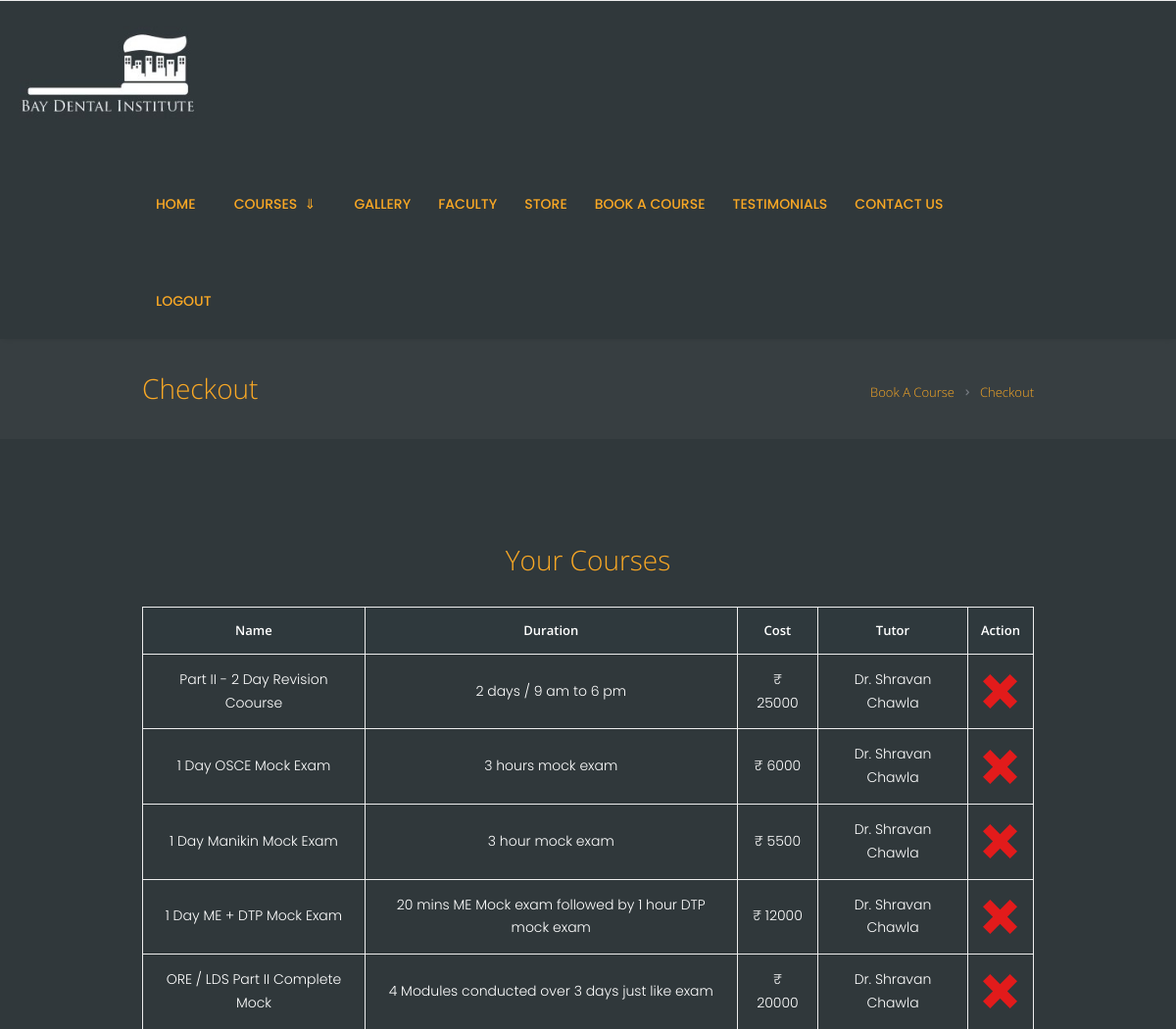
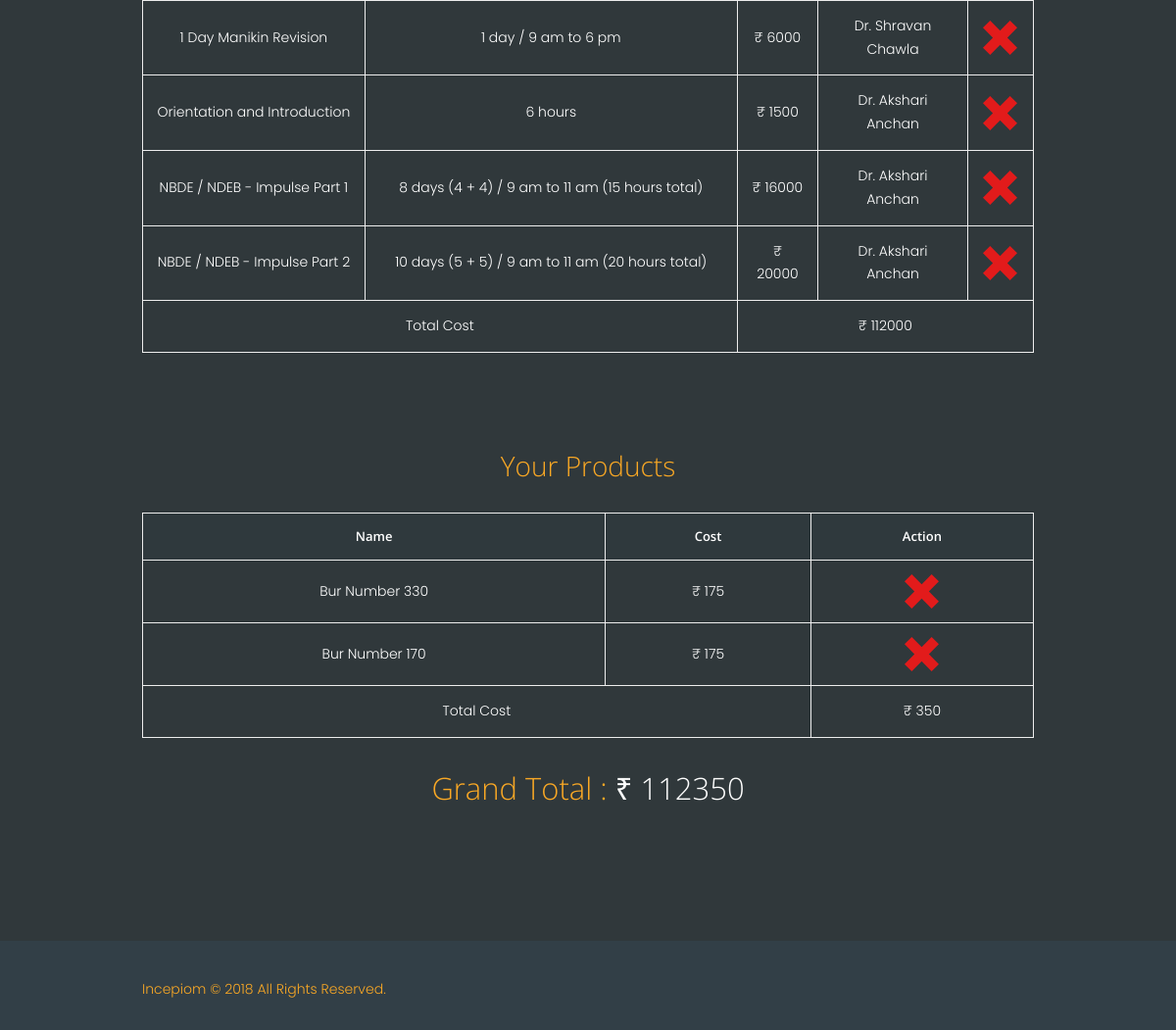
The app's page /checkout.php (signed in) with its own data (2 pictures, top to bottom).
### tables this page shows
CREATE TABLE `courses` (
  `course_id` int(11) NOT NULL,
  `course_name` varchar(264) NOT NULL,
  `course_duration` varchar(264) NOT NULL,
  `course_cost` varchar(10) NOT NULL,
  `tutor` varchar(128) NOT NULL,
  `main_course` varchar(64) NOT NULL
);

CREATE TABLE `store_products` (
  `id` int(11) NOT NULL,
  `product_name` varchar(256) NOT NULL,
  `product_price` int(11) NOT NULL
);

### checkout.php (the view, shortened to what this page needs)
<?php
    include "conn.php";
    $query = "SELECT courses.course_id, courses.course_name, courses.course_duration, courses.course_cost, courses.tutor FROM courses INNER JOIN cart ON courses.course_id = cart.course_id WHERE cart.username = '" . $_SESSION['username'] . "';";
    $result = mysqli_query($conn, $query);
	$grand_total = 0;
?>
<!DOCTYPE html>
<html lang="en-US" class="scheme_original">
<?php
    $is_subfolder = false;
?>
<head>
    <link rel='stylesheet' href='css/animations.css' type='text/css' media='all' />
    <link rel='stylesheet' href='css/fontello/css/fontello.css' type='text/css' media='all' />
    <link rel='stylesheet' href='css/style.css' type='text/css' media='all' />
    <link rel='stylesheet' href='css/core.animation.css' type='text/css' media='all' />
    <link rel='stylesheet' href='css/shortcodes.css' type='text/css' media='all' />
    <link rel='stylesheet' href='css/plugin.tribe-events.css' type='text/css' media='all' />
    <link rel='stylesheet' href='css/skin.css' type='text/css' media='all' />
    <link rel='stylesheet' href='css/custom-style.css' type='text/css' media='all' />
    <link rel='stylesheet' href='css/responsive.css' type='text/css' media='all' />
    <link rel='stylesheet' href='css/skin.responsive.css' type='text/css' media='all' />
    <link rel='stylesheet' href='js/vendor/mediaelement/mediaelementplayer.min.css' type='text/css' media='all' />
    <link rel='stylesheet' href='js/vendor/mediaelement/mediaelement.min.css' type='text/css' media='all' />
    <link rel='stylesheet' href='js/vendor/comp/comp.min.css' type='text/css' media='all' />
    <link rel='stylesheet' href='css/custom.css' type='text/css' media='all' />
    <link rel='stylesheet' href='css/core.messages.css' type='text/css' media='all' />
    <link rel='stylesheet' href='js/vendor/swiper/swiper.min.css' type='text/css' media='all' />
</head>
<body id="home" class="indexp home page body_style_wide body_filled article_style_stretch scheme_original top_panel_show top_panel_above sidebar_hide sidebar_outer_hide vc_responsive">
<div class="body_wrap">
    <div class="page_wrap">
        <header class="top_panel_wrap top_panel_style_2 scheme_original">
            <div class="top_panel_wrap_inner top_panel_inner_style_2 top_panel_position_above">
                <div class="top_panel_bottom">
                    <div class="logo alignleft" style="margin: 0" >
                        <img src="images/logo-1x.png" class="logo_main" alt="">
                    </div>
                    <?php include "desktop-header.php"; ?>
                </div>
            </div>
        </header>
        <div class="top_panel_title top_panel_style_2 title_present breadcrumbs_present scheme_original dark-background">
            <div class="top_panel_title_inner top_panel_inner_style_2 title_present_inner breadcrumbs_present_inner">
                <div class="content_wrap">
                    <h1 class="page_title">Checkout</h1>
                    <div class="breadcrumbs">
                        <a class="breadcrumbs_item home" href="book-a-course.php">Book A Course</a>
                        <span class="breadcrumbs_delimiter"></span>
                        <span class="breadcrumbs_item current">Checkout</span>
                    </div>
                </div>
            </div>
        </div>
        <div class="page_content_wrap page_paddings_yes dark-background">
            <div class="content_wrap">
                <div class="content">
                    <article class="post_item post_item_single page hentry">
                        <section class="post_content">
                        <div class="vc_row wpb_row vc_row-fluid">
                                <div class="wpb_column vc_column_container vc_col-sm-12">
                                    <div class="vc_column-inner scroll-bar">
                                        <div class="wpb_wrapper">
                                            <h4 class="sc_title sc_title_regular margin_top_null margin_bottom_small aligncenter">Your Courses</h4>
                                            <div class="sc_table">
                                            <?php
                                                if(mysqli_num_rows($result) > 0)    {
                                                    echo '<table>
                                                            <tbody>
                                                                <tr>
                                                                    <th>Name</th>
                                                                    <th>Duration</th>
                                                                    <th>Cost</th>
                                                                    <th>Tutor</th>
																	<th>Action</th>
                                                                </tr>';
                                                    $total_cost = 0;
                                                    while($row = mysqli_fetch_assoc($result))   {
                                                        echo '<tr id="1_' . $row['course_id'] . '" align="center">
                                                                <td>' . $row['course_name'] . '</td>
                                                                <td>' . $row['course_duration'] . '</td>
                                                                <td> &#x20b9; ' . $row['course_cost'] . '</td>
                                                                <td>' . $row['tutor'] . '</td>
																<td onclick="onDeleteClicked(\'1_' . $row['course_id'] . '\', ' . $row['course_cost'] . ')"><img height="35px" width="35px" src="images/delete.svg"/></td>
                                                            </tr>';
                                                        $total_cost += (int)$row['course_cost'];
                                                    }
													$grand_total += $total_cost;
                                                    echo '<tr align="center">
                                                            <td colspan="2">Total Cost</td>
                                                            <td colspan="3" id="total_cost_1">&#x20b9; ' . $total_cost . '</td>
                                                        </tr>
                                                        </tbody></table>';
                                                }
                                                else    {
                                                    echo '<h3 class="aligncenter">No items found in the cart.</h3>';
                                                }
                                                    ?>
                                                </div>
                                                <div class="vc_empty_space space_76p">
                                                </div>
                                            </div>
                                        </div>
                                    </div>
                                </div>
								<?php
									$query = "SELECT store_products.id , store_products.product_name, store_products.product_price FROM store_products INNER JOIN store_cart ON store_products.id = store_cart.product_id WHERE store_cart.username = '" . $_SESSION['username'] . "';";
									$result = mysqli_query($conn, $query);
								?>
                                <div class="vc_row wpb_row vc_row-fluid">
                              		<div class="wpb_column vc_column_container vc_col-sm-12">
                              			<div class="vc_column-inner scroll-bar">
                              				<div class="wpb_wrapper">
                              					<h4 class="sc_title sc_title_regular margin_top_null margin_bottom_small aligncenter">Your Products</h4>
												<div class="sc_table">
													<?php
		                                                if(mysqli_num_rows($result) > 0)    {
		                                                    echo '<table>
		                                                            <tbody>
		                                                                <tr>
		                                                                    <th>Name</th>
		                                                                    <th>Cost</th>
																			<th>Action</th>
		                                                                </tr>';
		                                                    $total_cost = 0;
		                                                    while($row = mysqli_fetch_assoc($result))   {
		                                                        echo '<tr id="2_' . $row['id'] . '" align="center">
		                                                                <td>' . $row['product_name'] . '</td>
		                                                                <td> &#x20b9; ' . $row['product_price'] . '</td>
																		<td onclick="onDeleteClicked(\'2_' . $row['id'] . '\', ' . $row['product_price'] . ')"><img height="35px" width="35px" src="images/delete.svg"/></td>
		                                                            </tr>';
		                                                        $total_cost += (int)$row['product_price'];
		                                                    }
															$grand_total += $total_cost;
		                                                    echo '<tr align="center">
		                                                            <td colspan="2">Total Cost</td>
		                                                            <td colspan="2" id="total_cost_2">&#x20b9; ' . $total_cost . '</td>
		                                                        </tr>
		                                                        </tbody></table>';
		                                                }
		                                                else    {
		                                                    echo '<h3 class="aligncenter">No items found in the cart.</h3>';
		                                                }
		                                                    ?>
												</div>
                              				</div>
                              			</div>
                              		</div>
                                </div>
								<h3 class="aligncenter">Grand Total : <span style="color: white" id="grand_total_cost">&#x20b9; <?= $grand_total ?></span></h3>
                        </section>
                    </article>
                </div>
            </div>
        </div>
        <div class="copyright_wrap copyright_style_socials scheme_light">
            <div class="copyright_wrap_inner">
                <div class="content_wrap_outer">
                    <div class="content_wrap">
                        <div class="copyright_text">Incepiom © 2018 All Rights Reserved.</div>
                    </div>
                </div>
            </div>
        </div>
    </div>
</div>
</body>
</html>

### desktop-header.php (shortened to what this page needs)
<div class="content_wrap clearfix">
    <nav class="menu_main_nav_area">
        <ul id="menu_main" class="menu_main_nav">
            <li class="menu-item" ><a href="<?php echo $is_subfolder ? '../' : ''; ?>index.php#home"><span>Home</span></a></li>
            <li class="menu-item menu-item-has-children"><a href="#"><span>Courses &nbsp;&#8659;</span></a>
            </li>
            <li class="menu-item"><a href="<?php echo $is_subfolder ? '../' : ''; ?>gallery.php">Gallery</a></li>
            <li class="menu-item"><a href="<?php echo $is_subfolder ? '../' : ''; ?>faculty.php">Faculty</a></li>
            <li class="menu-item"><a href="<?php echo $is_subfolder ? '../' : ''; ?>store.php">Store</a></li>
            <li class="menu-item"><a href="<?php echo $is_subfolder ? '../' : ''; ?>book-a-course.php">Book a course</a></li>
            <li class="menu-item"><a href="javascript:void(0)"><span>Testimonials</span></a></li>
            <li class="menu-item"><a href="<?php echo $is_subfolder ? '../' : ''; ?>index.php#contact-us"><span>Contact Us</span></a></li>
            <li class="menu-item"><a href="<?php echo $is_subfolder ? '../' : ''; ?><?php echo isset($_SESSION['username']) ? 'logout.php' : 'login.php'; ?>"><?php echo isset($_SESSION['username']) ? "Logout" : "Login"; ?></a></li>
        </ul>
    </nav>
</div>

### css/skin.responsive.css (style rules this page uses)
@media (min-width: 1136px) and (max-width: 1279px) { html, body { font-size: 14px; } }

### records on screen
courses: course_name "Part II - 2 Day Revision Coourse", course_duration "2 days / 9 am to 6 pm", course_cost "25000", tutor "Dr. Shravan Chawla"
courses: course_name "1 Day OSCE Mock Exam", course_duration "3 hours mock exam", course_cost "6000", tutor "Dr. Shravan Chawla"
courses: course_name "1 Day Manikin Mock Exam", course_duration "3 hour mock exam", course_cost "5500", tutor "Dr. Shravan Chawla"
courses: course_name "1 Day ME + DTP Mock Exam", course_duration "20 mins ME Mock exam followed by 1 hour DTP mock exam", course_cost "12000", tutor "Dr. Shravan Chawla"
courses: course_name "ORE / LDS Part II Complete Mock", course_duration "4 Modules conducted over 3 days just like exam", course_cost "20000", tutor "Dr. Shravan Chawla"
courses: course_name "1 Day Manikin Revision", course_duration "1 day / 9 am to 6 pm", course_cost "6000", tutor "Dr. Shravan Chawla"
courses: course_name "Orientation and Introduction", course_duration "6 hours", course_cost "1500", tutor "Dr. Akshari Anchan"
courses: course_name "NBDE / NDEB - Impulse Part 1", course_duration "8 days (4 + 4) / 9 am to 11 am (15 hours total)", course_cost "16000", tutor "Dr. Akshari Anchan"
courses: course_name "NBDE / NDEB - Impulse Part 2", course_duration "10 days (5 + 5) / 9 am to 11 am (20 hours total)", course_cost "20000", tutor "Dr. Akshari Anchan"
store_products: product_name "Bur Number 330", product_price "175"
store_products: product_name "Bur Number 170", product_price "175"

### other values on screen
$total_cost "112000"
$total_cost "350"
$grand_total "112350"
